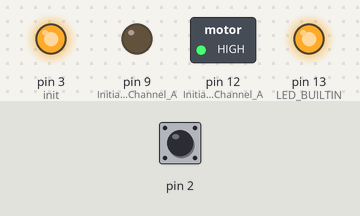
Simulated run of this sketch. Board: Arduino Uno, built with avr-gcc and run on an emulated ATmega328P. Parts: switched loads named in the sketch (green lamp = pin HIGH), output pins drawn as LEDs (lit = HIGH). The test bench sets the inputs (shaded band); at power-on: pin 2 HIGH. What the sketch prints to the serial monitor is not drawn.

Above: at 2.8 s.
2.9 s: pin 2 pulled LOW for 1.2 s
Timing chart, 0 to 5.9 s (numbered marks = the images above; inputs shaded):
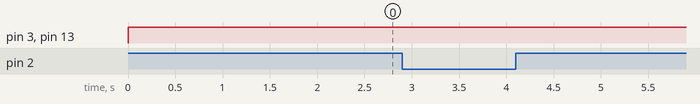

Measured:
- after the input at 2.9 s, every drawn part: stays the same

The sketch:

waterpump.ino
```cpp
/*************************************************************
Motor Shield 1-Channel DC Motor Demo
by Randy Sarafan

For more information see:
https://www.instructables.com/id/Arduino-Motor-Shield-Tutorial/

*************************************************************/

int floatState = LOW;
int countdown = 0;

void setup() {


  //Setup Channel A
  pinMode(12, OUTPUT);     //Initiates Motor Channel A pin
  digitalWrite(12, HIGH);  //Establishes forward direction of Channel A
  pinMode(9, OUTPUT);      //Initiates Brake Channel A pin
  digitalWrite(9, LOW);    //Disengage the Brake for Channel A

  pinMode(3, OUTPUT);    //init "pwm"
  digitalWrite(3, LOW);  // turn motoro off

  // 2 is float sensor
  pinMode(2, INPUT_PULLUP);

  pinMode(LED_BUILTIN, OUTPUT);
    Serial.begin(9600);
}

void loop() {

  floatState = digitalRead(2);
  if (floatState == HIGH) {
    Serial.println("WATER LEVEL - HIGH");
    if(!countdown) {
      countdown = 5 * 60; // run for 5 min
    }
  }
  else {
    Serial.println("WATER LEVEL - LOW");
  }

  if(countdown) {
    countdown--;
    digitalWrite(3, HIGH);
    Serial.println("MOTOR ON");
    digitalWrite(LED_BUILTIN, HIGH);  // turn the LED on (HIGH is the voltage level)
    if(countdown == 0 && floatState == HIGH) {
      // last run didn't clear sensor, stop to prevent burning out motor
      digitalWrite(3, LOW);
      while(1) {
        Serial.println("locked");
        delay(1000);
      }
    }
  } else {
    digitalWrite(3, LOW);
    Serial.println("MOTOR OFF");
    digitalWrite(LED_BUILTIN, LOW);  // turn the LED off by making the voltage LOW
  }
  delay(1000);
}
```
